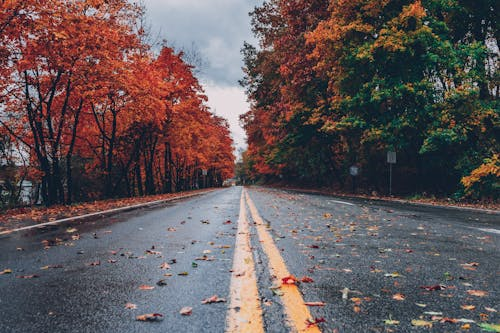
#> input picture data/img.png, 500 x 333 px
$ python compute_amplitude_phase_images.py
#> lines starting #> are read from the running program, lines starting #| are printed output that depends on the picture; after the words box and inside, x2 and y2 are one past the last pixel; in counts of white or black regions, pixels touching at a corner belong together
from typing import Tuple

from cv2 import imshow, waitKey, Canny, normalize, destroyAllWindows, imread, NORM_MINMAX, threshold, THRESH_BINARY, \
    IMREAD_GRAYSCALE
from numpy import arange, float32, sum, zeros, meshgrid, pad, abs, count_nonzero, fft, sqrt, ones, uint8, ndarray


def compute_amplitude_phase_images(
        I: ndarray, k: int, T: float, epsilon: float = 0.01
) -> Tuple[ndarray, ndarray]:
    """
    Compute amplitude image M and phase congruency image P from input image I.

    Parameters:
        I (np.ndarray): Input grayscale image of shape (H, W), values in [0, 1].
        k (int): Half window size. Window size is (2k + 1) x (2k + 1).
        T (float): Sum of noise responses over all AC components.
        epsilon (float): Small positive number to avoid division by zero.

    Returns:
        Tuple[np.ndarray, np.ndarray]: Amplitude image M and phase congruency image P.
    """
    H, W = I.shape
    N = 2 * k + 1  # Window size
    padded_I = pad(I, pad_width=k, mode='reflect')

    # Initialize M and P images
    M = zeros((H, W), dtype=float32)
    P = zeros((H, W), dtype=float32)

    # Precompute frequency grids
    u = arange(N)
    v = arange(N)
    u_grid, v_grid = meshgrid(u, v)

    # Shift zero frequency to center
    u_grid_shifted = fft.ifftshift(u_grid - k)
    v_grid_shifted = fft.ifftshift(v_grid - k)

    # Compute frequency magnitudes
    f_grid = sqrt(u_grid_shifted ** 2 + v_grid_shifted ** 2)

    # Define high-frequency threshold
    f_max = sqrt(2) * k
    f_thresh = 0.7 * f_max
    HFmask = f_grid >= f_thresh

    # Create AC mask (exclude DC component)
    ACmask = ones((N, N), dtype=bool)
    ACmask[k, k] = False  # Exclude DC component
    HF_AC_mask = HFmask & ACmask

    for i in range(H):
        for j in range(W):
            # Extract window
            W_patch = padded_I[i:i + N, j:j + N]

            # Perform DFT
            DFT_W = fft.fft2(W_patch)

            # Shift zero frequency to center
            DFT_W_shifted = fft.fftshift(DFT_W)

            # Exclude DC component
            DFT_AC = DFT_W_shifted.copy()
            DFT_AC[k, k] = 0

            # AC coefficients
            z_h = DFT_AC[ACmask]

            # Amplitudes
            r_h = abs(z_h)

            # Sum over AC coefficients
            z = sum(z_h)
            z_abs_squared = abs(z) ** 2
            sum_rh = sum(r_h)

            # Phase congruency measure P(p)
            P_p = max(z_abs_squared - T, 0) / (sum_rh + epsilon) if sum_rh + epsilon != 0 else 0
            P[i, j] = P_p

            # Amplitude measure M(p)
            r_h_HF = abs(DFT_AC[HF_AC_mask])
            sum_rh_HF = sum(r_h_HF)
            M_p = sum_rh_HF / sum_rh if sum_rh != 0 else 0
            M[i, j] = M_p

    return M, P


def main():
    """
    Main function to demonstrate the computation of amplitude and phase images.
    """
    # Read the image
    image_path = '../../data/img.png'  # Replace with your image path
    I = imread(image_path, IMREAD_GRAYSCALE)
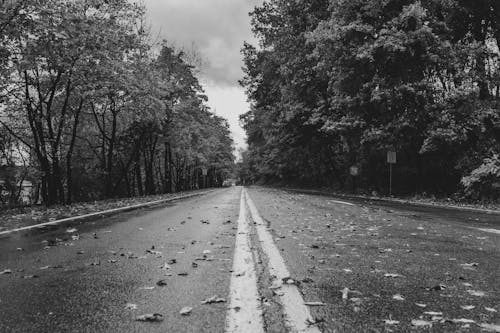
#> I: shape (333, 500); min 0, max 247, mean 89.6
    if I is None:
        print('Error: Image not found or unable to read.')
        return

    # Normalize image to [0, 1]
    I = I.astype(float32) / 255.0

    # Set parameters
    k = 1  # Half window size (e.g., k=1 for 3x3 window)
    T = 0.1  # Noise threshold (adjust as needed)
    epsilon = 0.01  # Small positive number

    # Compute amplitude and phase images
    M, P = compute_amplitude_phase_images(I, k, T, epsilon)
#> in compute_amplitude_phase_images, `padded_I = pad(I, pad_width=k, mode='reflect')`:
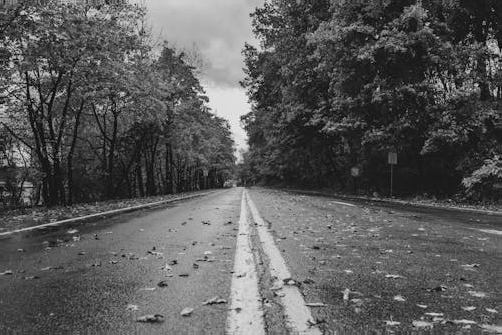
#> padded_I: shape (335, 502) float32; min 0, max 0.969, mean 0.351
#> after the loop in compute_amplitude_phase_images, `for i in range(H):`:
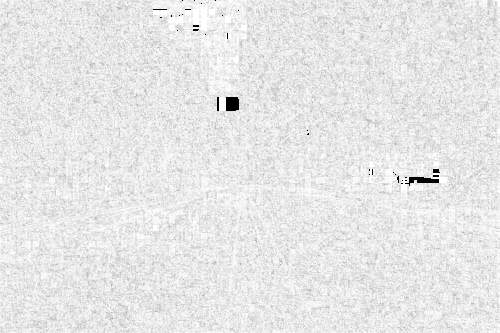
#> M: shape (333, 500) float32; min 0, max 1, mean 0.907
#> after the loop in compute_amplitude_phase_images, `for i in range(H):`:
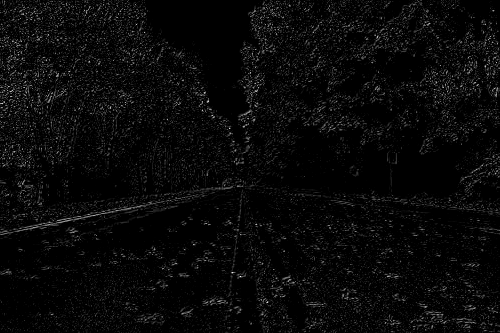
#> P: shape (333, 500) float32; min 0, max 4.73, mean 0.175; drawn with min black and max white

    # Normalize M and P for display
    M_display = normalize(M, None, 0, 255, NORM_MINMAX).astype(uint8)
    P_display = normalize(P, None, 0, 255, NORM_MINMAX).astype(uint8)

    # Edge detection using Canny
    edges = Canny((I * 255).astype(uint8), 100, 200)
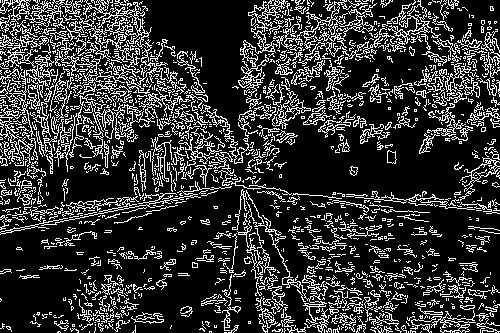
#> edges: shape (333, 500); 20.3% white in thin lines or dots

    # Threshold M and P images
    _, M_thresh = threshold(M_display, 128, 255, THRESH_BINARY)
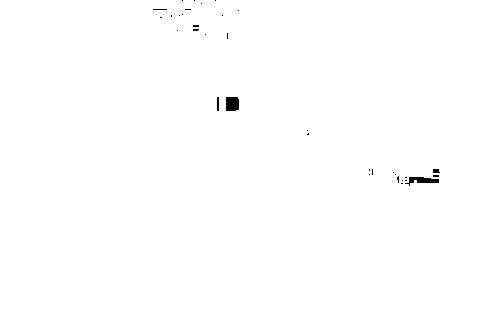
#> M_thresh: shape (333, 500); 99.7% white; 34 black regions (30 under 20 px), largest, box (x1, y1, x2, y2) and area: (226, 97, 239, 111) 177, (405, 177, 439, 186) 155, (217, 97, 219, 111) 28, (433, 169, 440, 173) 25
    _, P_thresh = threshold(P_display, 128, 255, THRESH_BINARY)
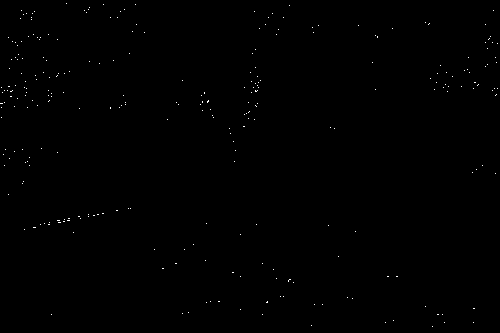
#> P_thresh: shape (333, 500); 0.2% white in thin lines or dots

    # Quantify numbers of pixels
    edge_pixels = count_nonzero(edges)
#> edge_pixels = 33838
    edge_and_M_pixels = count_nonzero(edges & M_thresh)
#> edge_and_M_pixels = 33838
    edge_and_P_pixels = count_nonzero(edges & P_thresh)
#> edge_and_P_pixels = 180

    # Compute ratios
    ratio_M = edge_and_M_pixels / edge_pixels if edge_pixels > 0 else 0
#> ratio_M = 1
    ratio_P = edge_and_P_pixels / edge_pixels if edge_pixels > 0 else 0
#> ratio_P = 0.00532

    print(f'Number of edge pixels: {edge_pixels}')
#| Number of edge pixels: 33838
    print(f'Number of edge and M pixels: {edge_and_M_pixels}')
#| Number of edge and M pixels: 33838
    print(f'Number of edge and P pixels: {edge_and_P_pixels}')
#| Number of edge and P pixels: 180
    print(f'Ratio of edge pixels in M image: {ratio_M:.2f}')
#| Ratio of edge pixels in M image: 1.00
    print(f'Ratio of edge pixels in P image: {ratio_P:.2f}')
#| Ratio of edge pixels in P image: 0.01

    # Display images
    imshow('Input Image', (I * 255).astype(uint8))
    imshow('Amplitude Image M', M_display)
    imshow('Phase Congruency Image P', P_display)
    imshow('Edges', edges)
    imshow('Thresholded M Image', M_thresh)
    imshow('Thresholded P Image', P_thresh)
    waitKey(0)
    destroyAllWindows()


if __name__ == '__main__':
    main()
